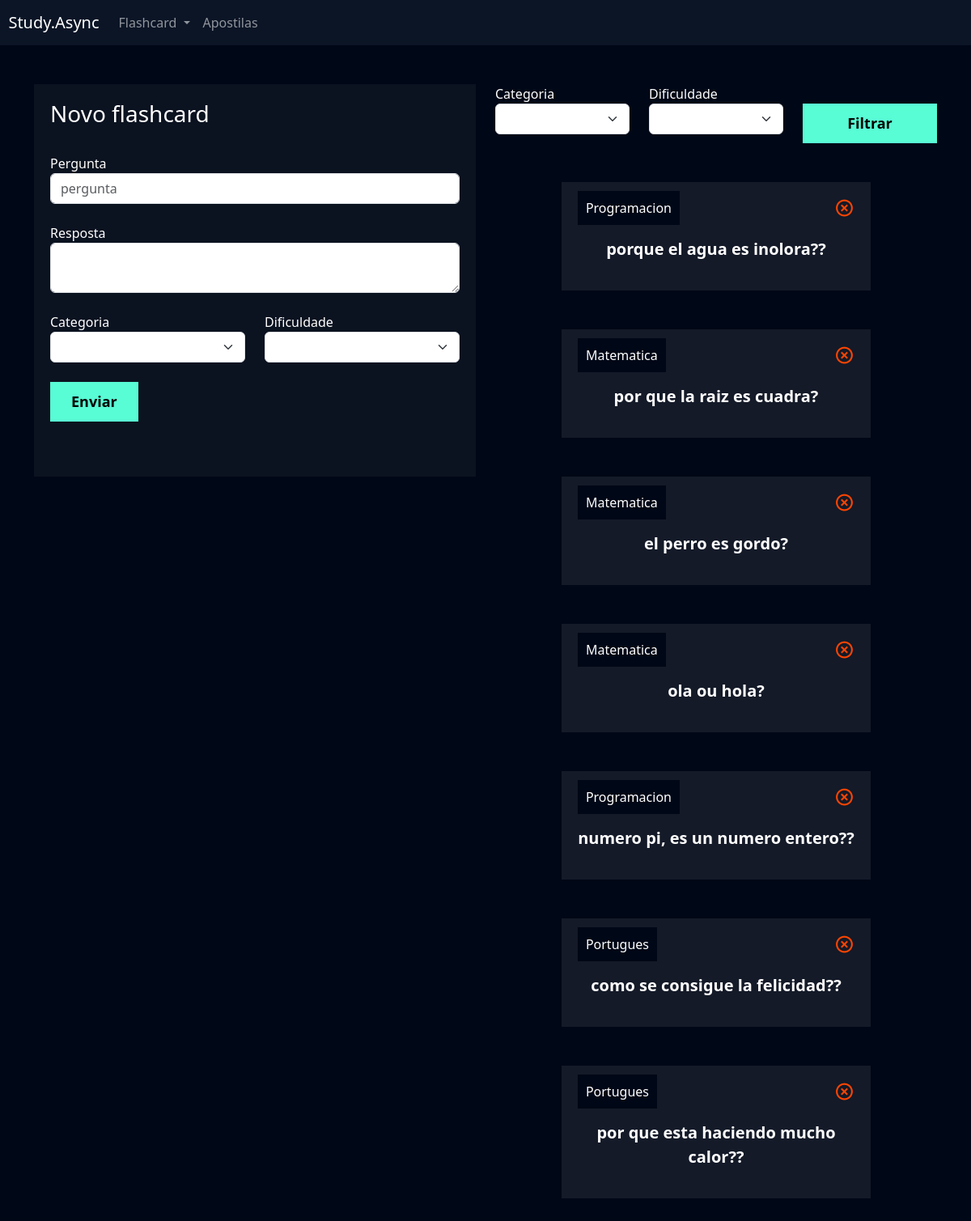
Screenshot of /flashcard/novo_flashcard/ (signed in) with the database file from the repository.
### flashcard/models.py (models this page shows, shortened)
class Flashcard(models.Model):
    DIFICULDADE_CHOICES = (('D', 'Difícil'), ('M', 'Médio'), ('F', 'Fácil'))
    user = models.ForeignKey(User, on_delete=models.DO_NOTHING)
    pergunta = models.CharField(max_length=100)
    resposta = models.TextField()
    categoria = models.ForeignKey(Categoria, on_delete=models.DO_NOTHING)
    dificuldade = models.CharField(max_length=1, choices=DIFICULDADE_CHOICES)

class Categoria(models.Model):
    nome = models.CharField(max_length=20)
    def __str__(self):
        return self.nome

### flashcard/views.py (the view, shortened to what this page needs)
# urls.py: path('novo_flashcard/', views.novo_flashcard, name="novo_flashcard"),
def novo_flashcard(request):
    if not request.user.is_authenticated:
        return redirect('/usuarios/logar')
    if request.method == "GET":
        categorias = Categoria.objects.all()
        dificuldades = Flashcard.DIFICULDADE_CHOICES
        flashcards = Flashcard.objects.filter(user=request.user)
        categoria_filtrar = request.GET.get('categoria')
        dificuldade_filtrar = request.GET.get('dificuldade')
        if categoria_filtrar:
            flashcards=flashcards.filter(categoria__id=categoria_filtrar)
        if dificuldade_filtrar:
              flashcards = flashcards.filter(dificuldade=dificuldade_filtrar)
        return render (request, 'novo_flashcard.html', {'categorias': categorias,
                                                        'dificuldades': dificuldades,
                                                        'flashcards': flashcards} )

### flashcard/templates/novo_flashcard.html (shortened to what this page needs)
{% extends "base.html" %}
{% load static %}
{% block 'cabecalho' %}
<link href="{% static 'usuarios/css/cadastro.css' %}" rel="stylesheet">
<link href='https://unpkg.com/boxicons@2.1.4/css/boxicons.min.css' rel='stylesheet'>
<link href="{% static 'flashcard/css/novo_flashcard.css' %}" rel="stylesheet">
{% endblock 'cabecalho' %}
{% block 'conteudo' %}
{% include "partial/header.html" %}
    <div class="container">
        <br>
        <br>
        <div class="row">
            <div class="col-md">
                <div class="box-form">
                    <form action="{% url 'novo_flashcard' %}" method="POST"> {% csrf_token %}
                        <h3>Novo flashcard</h3>
                        <br>
                        <label>Pergunta</label>
                        <input type="text" class="form-control" placeholder="pergunta" name="pergunta">
                        <br>
                        <label>Resposta</label>
                        <textarea class="form-control" name="resposta"></textarea>
                        <br>
                        <div class="row">
                            <div class="col-md">
                                <label for="">Categoria</label>
                                    <select class="form-select" name="categoria">
                                        <option value=""></option>
                                        {% for categoria in categorias %}
                                        <option value="{{categoria.id}}">{{categoria}}</option>
                                        {%endfor%}
                                        </select>
                            </div>
                            <div class="col-md">
                                    <label for="">Dificuldade</label>
                                        <select class="form-select" name="dificuldade">
                                            <option value=""></option>
                                            {% for dificuldade in dificuldades%}
                                            <option value="{{dificuldade.0}}">{{dificuldade.1}}</option>
                                            {%endfor%}
                                            </select>
                            </div>
                        </div>
                        <br>
                        <input type="submit" value="Enviar" class="btn-cadastro">
                        <br>
                        <br>
                        <br>
                    </form>
                </div>
            </div>
            <div class="col-md">
                <form action="{% url 'novo_flashcard'%} " method="GET">{% csrf_token%}
                    <div class="row">
                        <div class="col-md">
                            <label for="">Categoria</label>
                                <select name="categoria" id="" class="form-select">
                                    <option value=""></option>
                                    {% for categoria in categorias %}
                                        <option value="{{categoria.id}}">{{categoria}}</option>
                                    {%endfor%}
                                        </select>
                        </div>
                        <div class="col-md">
                            <label for="">Dificuldade</label>
                                <select name="dificuldade" id="" class="form-select">
                                    <option value=""></option>
                                    {% for dificuldade in dificuldades%}
                                        <option value="{{dificuldade.0}}">{{dificuldade.1}}</option>
                                    {%endfor%}
                                </select>
                        </div>
                        <div class="col-md">
                        <br>
                        <input type="submit" style="width: 100%" value="Filtrar" class="btn-cadastro">
                        </div>
                    </div>
                </form>
                <br>
                <br>
                {% for flash in flashcards %}
                    <div class="box-new-flashcard" onclick="flip_card({{flash.id}})">
                        <div class="flashcard ">
                            <div class="flashcard-categoria">
                                {{flash.categoria}}
                            </div>
                            <a href="{% url 'deletar_flashcard' flash.id %}"><i class='icone-exit bx bx-x-circle'></i></a>
                            <br>
                            <br>
                            <div class="flashcard-box-item">
                                <p class="flashcard-item">{{flash.pergunta}}?</p>
                            </div>
                        </div>
                    </div>
                    <br>
                    <br>
                {% endfor %}
            </div>
        </div>
    </div>
{% endblock 'conteudo' %}

### templates/base.html (shortened to what this page needs)
{% load static %}
<!doctype html>
<html lang="en">
    <head>
        <link href="https://cdn.jsdelivr.net/npm/bootstrap@5.3.2/dist/css/bootstrap.min.css" rel="stylesheet">
        <link rel="stylesheet" href="{% static 'geral/css/base.css' %}">
    {% block 'cabecalho' %} {% endblock %}
    </head>
 <body>
 {% block 'conteudo' %}{% endblock %}
 </body>
</html>

### templates/partial/header.html (shortened to what this page needs)
<nav style="background-color: var(--main-color)" class="navbar navbar-expand-lg navbar-dark">
    <a class="navbar-brand" href="#">&nbsp&nbspStudy.Async</a>
    <div class="collapse navbar-collapse" id="navbarNav">
    <ul class="navbar-nav">
    <li class="nav-item dropdown">
    <a class="nav-link dropdown-toggle" href="#" id="navbarDropdown" role="button" data-bs-toggle="dropdown" aria-expanded="false">
    Flashcard
    </a>
    </li>
    <li class="nav-item">
    <a class="nav-link" href="">Apostilas</a>
    </li>
    </ul>
    </div>
</nav>

### templates/static/geral/css/base.css (style rules this page uses)
:root { --main-color: #0b1526; --dark-color: #000716; --secondary-dark-color: rgb(15, 2, 26); --light-color: #00c1f3; --contrast-color: #f4c96b; --differential-color: #58fcd5; }
body { background-color: var(--dark-color) !important; color: white !important; }

### templates/static/usuarios/css/cadastro.css (style rules this page uses)
* { margin: 0; padding: 0; }
.box-form { padding: 20px; background-color: rgba(217,217,217, .05); color: white !important; }
.btn-cadastro { padding: 10px; background-color: #58fcd5; border: none; border: 1px solid #58fcd5; font-size: 18px; font-weight: bold; padding-left: 25px; padding-right: 25px; }

### templates/static/flashcard/css/novo_flashcard.css (style rules this page uses)
.box-new-flashcard { width: 70%; margin: auto; }
.flashcard { background-color: rgba(255, 255, 255, .08); padding: 20px; }
.flashcard-box-item { text-align: center; }
.flashcard p { font-size: 20px; font-weight: bold; cursor: pointer; }
.flashcard-categoria { background-color: var(--dark-color); display: inline; padding: 10px; }
.icone-exit { float: right; font-size: 25px; color: orangered; }

### rows the page displays
Flashcard: categoria "Programacion", pergunta "porque el agua es inolora?"
Flashcard: categoria "Matematica", pergunta "por que la raiz es cuadra"
Flashcard: categoria "Matematica", pergunta "el perro es gordo"
Flashcard: categoria "Matematica", pergunta "ola ou hola"
Flashcard: categoria "Programacion", pergunta "numero pi, es un numero entero?"
Flashcard: categoria "Portugues", pergunta "como se consigue la felicidad?"
Flashcard: categoria "Portugues", pergunta "por que esta haciendo mucho calor?"
